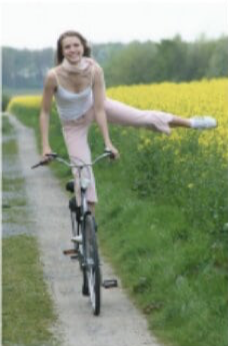
#> input picture fakeInput.png, 228 x 346 px
$ python findDominantColor.py --image fakeInput.png
#> lines starting #> are read from the running program, lines starting #| are printed output that depends on the picture
import cv2
import numpy as np
import matplotlib.pyplot as plt
from sklearn.cluster import KMeans
import argparse
import os


def find_histogram(clt):
    """
    create a histogram with k clusters
    :param: clt
    :return:hist
    """
    numLabels = np.arange(0, len(np.unique(clt.labels_)) + 1)
    (hist, _) = np.histogram(clt.labels_, bins=numLabels)

    hist = hist.astype("float")
    hist /= hist.sum()

    return hist
def plot_colors2(hist, centroids):
    bar = np.zeros((50, 300, 3), dtype="uint8")
    startX = 0

    for (percent, color) in zip(hist, centroids):
        # plot the relative percentage of each cluster
        endX = startX + (percent * 300)
        cv2.rectangle(bar, (int(startX), 0), (int(endX), 50),
                      color.astype("uint8").tolist(), -1)
        startX = endX

    # return the bar chart
    return bar
if __name__ == "__main__":
    parser = argparse.ArgumentParser()
    parser.add_argument("--image", help="image to be processed")
    args = parser.parse_args()

    if args.image:
      filepath = args.image

    if filepath is None:
      print ('ERROR! Need image to run prediction on. Please add --image <path_to_file>')
      exit(1)

    print("-----------------HISTAGRAM FILEPATH: " + filepath)
    img = cv2.imread(filepath)
#> img is the input picture: shape (346, 228, 3); mean B, G, R 122.4, 151.3, 138.9
    img = cv2.cvtColor(img, cv2.COLOR_BGR2RGB)

    img = img.reshape((img.shape[0] * img.shape[1],3)) #represent as row*column,channel number
    clt = KMeans(n_clusters=3) #cluster number
    clt.fit(img)

    hist = find_histogram(clt)
    bar = plot_colors2(hist, clt.cluster_centers_)
#> after the loop in plot_colors2, `for (percent, color) in zip(hist, centroids):`:
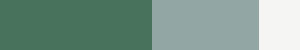
#> bar: shape (50, 300, 3); mean of channels 0, 1, 2 138.5, 150.9, 122; drawn as B, G, R

    # make the histagrams folder in the folder with the image
    splitFilepath = filepath.split("\\")
    print("splitFilepath" + str(splitFilepath))
    if len(splitFilepath) <= 1:
        filepath = filepath.replace("/", "\\")
        splitFilepath = filepath.split("\\")
        print("splitFilepath" + str(splitFilepath))

    newFilepath = filepath.replace(splitFilepath[len(splitFilepath) - 1], "")
    newFilepath += "histagrams"
    if os.path.exists(newFilepath) == False:
        os.makedirs(newFilepath)

    # save the histagram with the image's name in the histagrams folder
    cv2.imwrite(newFilepath + "\\" + splitFilepath[len(splitFilepath) - 1], bar)
    print("new histagram: " + newFilepath + "\\" + splitFilepath[len(splitFilepath) - 1])
    # plt.axis("off")
    # plt.imshow(bar)
    # plt.show()
